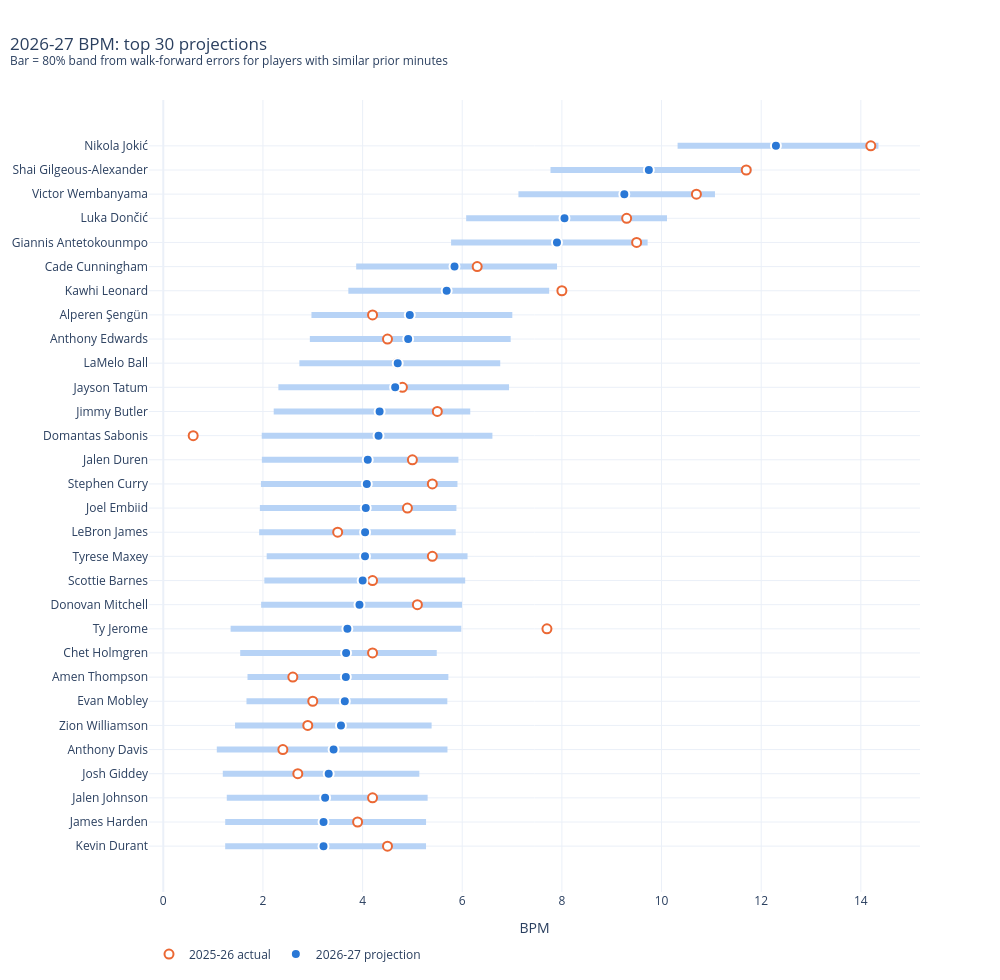
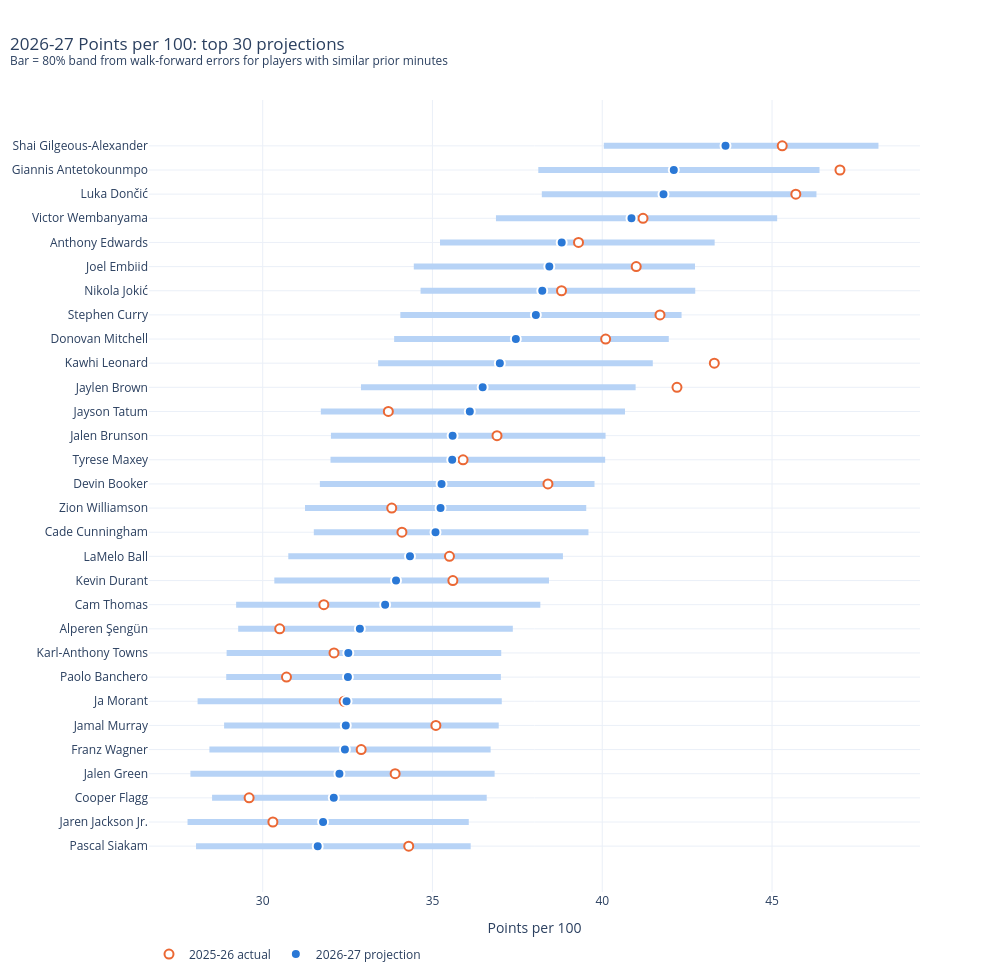
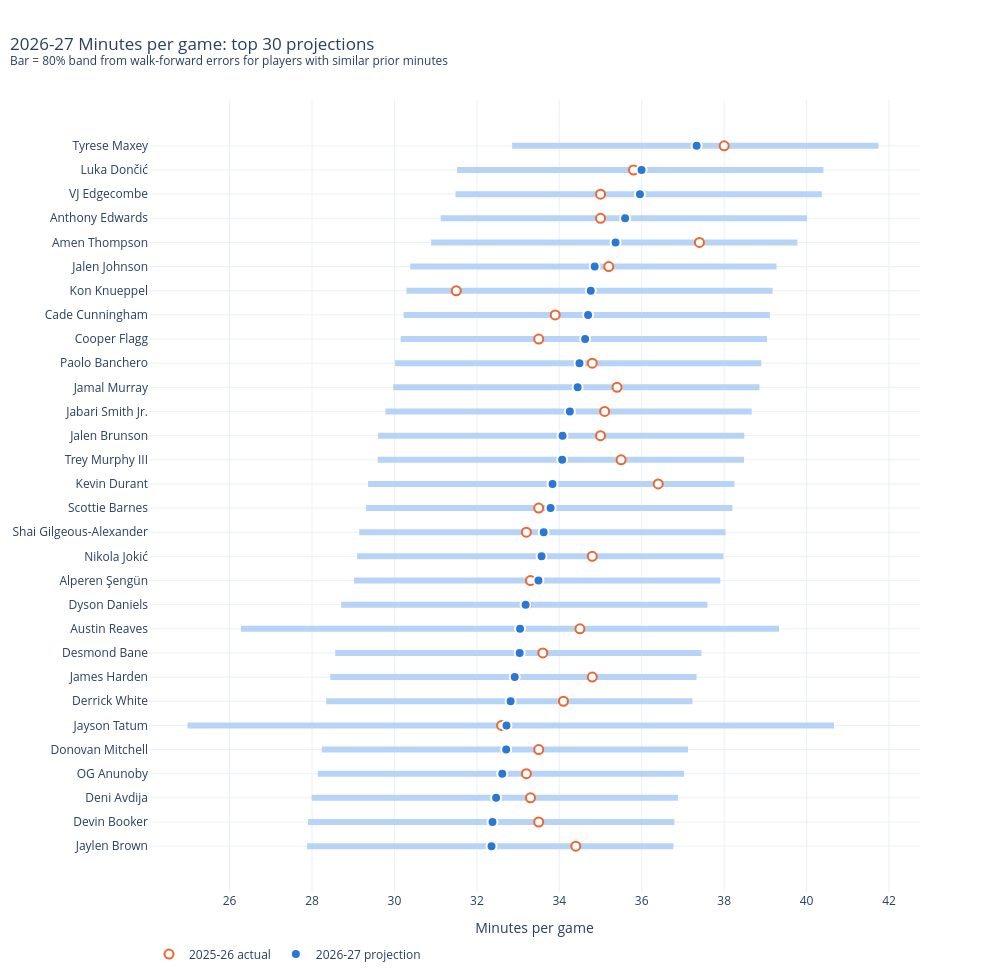

The notebook cell saved with these charts, in order:
### Markdown cell above
## 2026-27 projections

### Code cell
proj = project(frame, seasons, 2027, walk_forward_preds=preds)
for target in ["bpm", "pts_per_100", "mp_per_g"]:
    plot_projection_bands(proj, target).show()

### Figure 1 — Plotly figure (JSON) as saved in the notebook; plotly's stock layout.template omitted (floating-point values rounded to 4 significant figures)
{"data": [{"error_x": {"array": [0.0, 0.0, 0.0, 0.0, 0.0, 0.0, 0.0, 0.0, 0.0, 0.0, 0.0, 0.0, 0.0, 0.0, 0.0, 0.0, 0.0, 0.0, 0.0, 0.0, 0.0, 0.0, 0.0, 0.0, 0.0, 0.0, 0.0, 0.0, 0.0, 0.0], "arrayminus": [4.031, 4.031, 4.031, 3.945, 4.629, 3.945, 4.031, 4.031, 3.945, 4.629, 4.031, 4.031, 4.031, 3.945, 3.945, 3.945, 3.945, 4.629, 3.945, 4.629, 4.031, 4.031, 4.031, 4.031, 4.031, 3.945, 4.031, 3.945, 4.031, 4.031], "color": "#b7d3f6", "symmetric": false, "thickness": 6, "type": "data", "width": 0}, "hoverinfo": "skip", "marker": {"color": "rgba(0,0,0,0)", "size": 0.1}, "mode": "markers", "showlegend": false, "type": "scatter", "x": [5.273, 5.274, 5.306, 5.139, 5.704, 5.385, 5.701, 5.722, 5.489, 5.981, 5.995, 6.059, 6.106, 5.87, 5.883, 5.904, 5.923, 6.606, 6.161, 6.939, 6.763, 6.972, 7.005, 7.745, 7.903, 9.721, 10.11, 11.07, 11.8, 14.35], "y": ["Kevin Durant", "James Harden", "Jalen Johnson", "Josh Giddey", "Anthony Davis", "Zion Williamson", "Evan Mobley", "Amen Thompson", "Chet Holmgren", "Ty Jerome", "Donovan Mitchell", "Scottie Barnes", "Tyrese Maxey", "LeBron James", "Joel Embiid", "Stephen Curry", "Jalen Duren", "Domantas Sabonis", "Jimmy Butler", "Jayson Tatum", "LaMelo Ball", "Anthony Edwards", "Alperen Şengün", "Kawhi Leonard", "Cade Cunningham", "Giannis Antetokounmpo", "Luka Dončić", "Victor Wembanyama", "Shai Gilgeous-Alexander", "Nikola Jokić"]}, {"hovertemplate": "<b>%{y}</b><br>2025-26: %{x:.1f}<extra></extra>", "marker": {"color": "white", "line": {"color": "#eb6834", "width": 2}, "size": 9}, "mode": "markers", "name": "2025-26 actual", "type": "scatter", "x": [4.5, 3.9, 4.2, 2.7, 2.4, 2.9, 3.0, 2.6, 4.2, 7.7, 5.1, 4.2, 5.4, 3.5, 4.9, 5.4, 5.0, 0.6, 5.5, 4.8, 4.7, 4.5, 4.2, 8.0, 6.3, 9.5, 9.3, 10.7, 11.7, 14.2], "y": ["Kevin Durant", "James Harden", "Jalen Johnson", "Josh Giddey", "Anthony Davis", "Zion Williamson", "Evan Mobley", "Amen Thompson", "Chet Holmgren", "Ty Jerome", "Donovan Mitchell", "Scottie Barnes", "Tyrese Maxey", "LeBron James", "Joel Embiid", "Stephen Curry", "Jalen Duren", "Domantas Sabonis", "Jimmy Butler", "Jayson Tatum", "LaMelo Ball", "Anthony Edwards", "Alperen Şengün", "Kawhi Leonard", "Cade Cunningham", "Giannis Antetokounmpo", "Luka Dončić", "Victor Wembanyama", "Shai Gilgeous-Alexander", "Nikola Jokić"]}, {"customdata": [[1.242, 5.273, 38.0], [1.243, 5.274, 37.0], [1.275, 5.306, 25.0], [1.194, 5.139, 24.0], [1.074, 5.704, 33.0], [1.441, 5.385, 26.0], [1.67, 5.701, 25.0], [1.69, 5.722, 24.0], [1.544, 5.489, 24.0], [1.351, 5.981, 29.0], [1.964, 5.995, 30.0], [2.028, 6.059, 25.0], [2.075, 6.106, 26.0], [1.925, 5.87, 42.0], [1.939, 5.883, 32.0], [1.96, 5.904, 38.0], [1.979, 5.923, 23.0], [1.976, 6.606, 30.0], [2.216, 6.161, 37.0], [2.31, 6.939, 28.0], [2.731, 6.763, 25.0], [2.941, 6.972, 25.0], [2.974, 7.005, 24.0], [3.714, 7.745, 35.0], [3.872, 7.903, 25.0], [5.776, 9.721, 32.0], [6.079, 10.11, 27.0], [7.128, 11.07, 23.0], [7.772, 11.8, 28.0], [10.32, 14.35, 31.0]], "hovertemplate": "<b>%{y}</b> (age %{customdata[2]:.0f})<br>Projection %{x:.1f}<br>80% band %{customdata[0]:.1f} to %{customdata[1]:.1f}<extra></extra>", "marker": {"color": "#2a78d6", "line": {"color": "white", "width": 2}, "size": 10}, "mode": "markers", "name": "2026-27 projection", "type": "scatter", "x": [3.216, 3.216, 3.248, 3.32, 3.418, 3.566, 3.643, 3.664, 3.669, 3.695, 3.938, 4.002, 4.049, 4.05, 4.064, 4.085, 4.104, 4.32, 4.342, 4.654, 4.705, 4.915, 4.947, 5.688, 5.845, 7.902, 8.052, 9.253, 9.745, 12.3], "y": ["Kevin Durant", "James Harden", "Jalen Johnson", "Josh Giddey", "Anthony Davis", "Zion Williamson", "Evan Mobley", "Amen Thompson", "Chet Holmgren", "Ty Jerome", "Donovan Mitchell", "Scottie Barnes", "Tyrese Maxey", "LeBron James", "Joel Embiid", "Stephen Curry", "Jalen Duren", "Domantas Sabonis", "Jimmy Butler", "Jayson Tatum", "LaMelo Ball", "Anthony Edwards", "Alperen Şengün", "Kawhi Leonard", "Cade Cunningham", "Giannis Antetokounmpo", "Luka Dončić", "Victor Wembanyama", "Shai Gilgeous-Alexander", "Nikola Jokić"]}], "layout": {"height": 980, "hoverlabel": {"bgcolor": "white"}, "legend": {"orientation": "h", "x": 0, "y": -0.06}, "title": {"text": "2026-27 BPM: top 30 projections<br><sup>Bar = 80% band from walk-forward errors for players with similar prior minutes</sup>", "x": 0.01}, "width": 1000, "xaxis": {"title": {"text": "BPM"}}}}

### Figure 2 — Plotly figure (JSON) as saved in the notebook; plotly's stock layout.template omitted (floating-point values rounded to 4 significant figures)
{"data": [{"error_x": {"array": [0.0, 0.0, 0.0, 0.0, 0.0, 0.0, 0.0, 0.0, 0.0, 0.0, 0.0, 0.0, 0.0, 0.0, 0.0, 0.0, 0.0, 0.0, 0.0, 0.0, 0.0, 0.0, 0.0, 0.0, 0.0, 0.0, 0.0, 0.0, 0.0, 0.0], "arrayminus": [8.088, 8.282, 8.088, 8.958, 8.282, 8.088, 8.958, 8.088, 8.088, 8.088, 8.958, 8.088, 8.088, 8.088, 8.282, 8.088, 8.088, 8.088, 8.958, 8.088, 8.088, 8.088, 8.282, 8.088, 8.282, 8.088, 8.282, 8.088, 8.282, 8.088], "color": "#b7d3f6", "symmetric": false, "thickness": 6, "type": "data", "width": 0}, "hoverinfo": "skip", "marker": {"color": "rgba(0,0,0,0)", "size": 0.1}, "mode": "markers", "showlegend": false, "type": "scatter", "x": [36.12, 36.07, 36.6, 36.83, 36.71, 36.95, 37.04, 37.01, 37.02, 37.37, 38.18, 38.43, 38.84, 39.59, 39.53, 39.77, 40.08, 40.1, 40.67, 40.98, 41.49, 41.96, 42.34, 42.74, 42.73, 43.31, 45.15, 46.31, 46.4, 48.13], "y": ["Pascal Siakam", "Jaren Jackson Jr.", "Cooper Flagg", "Jalen Green", "Franz Wagner", "Jamal Murray", "Ja Morant", "Paolo Banchero", "Karl-Anthony Towns", "Alperen Şengün", "Cam Thomas", "Kevin Durant", "LaMelo Ball", "Cade Cunningham", "Zion Williamson", "Devin Booker", "Tyrese Maxey", "Jalen Brunson", "Jayson Tatum", "Jaylen Brown", "Kawhi Leonard", "Donovan Mitchell", "Stephen Curry", "Nikola Jokić", "Joel Embiid", "Anthony Edwards", "Victor Wembanyama", "Luka Dončić", "Giannis Antetokounmpo", "Shai Gilgeous-Alexander"]}, {"hovertemplate": "<b>%{y}</b><br>2025-26: %{x:.1f}<extra></extra>", "marker": {"color": "white", "line": {"color": "#eb6834", "width": 2}, "size": 9}, "mode": "markers", "name": "2025-26 actual", "type": "scatter", "x": [34.3, 30.3, 29.6, 33.9, 32.9, 35.1, 32.4, 30.7, 32.1, 30.5, 31.8, 35.6, 35.5, 34.1, 33.8, 38.4, 35.9, 36.9, 33.7, 42.2, 43.3, 40.1, 41.7, 38.8, 41.0, 39.3, 41.2, 45.7, 47.0, 45.3], "y": ["Pascal Siakam", "Jaren Jackson Jr.", "Cooper Flagg", "Jalen Green", "Franz Wagner", "Jamal Murray", "Ja Morant", "Paolo Banchero", "Karl-Anthony Towns", "Alperen Şengün", "Cam Thomas", "Kevin Durant", "LaMelo Ball", "Cade Cunningham", "Zion Williamson", "Devin Booker", "Tyrese Maxey", "Jalen Brunson", "Jayson Tatum", "Jaylen Brown", "Kawhi Leonard", "Donovan Mitchell", "Stephen Curry", "Nikola Jokić", "Joel Embiid", "Anthony Edwards", "Victor Wembanyama", "Luka Dončić", "Giannis Antetokounmpo", "Shai Gilgeous-Alexander"]}, {"customdata": [[28.04, 36.12, 32.0], [27.79, 36.07, 27.0], [28.51, 36.6, 20.0], [27.87, 36.83, 24.0], [28.43, 36.71, 25.0], [28.86, 36.95, 29.0], [28.08, 37.04, 27.0], [28.93, 37.01, 24.0], [28.94, 37.02, 31.0], [29.28, 37.37, 24.0], [29.22, 38.18, 25.0], [30.34, 38.43, 38.0], [30.75, 38.84, 25.0], [31.51, 39.59, 25.0], [31.25, 39.53, 26.0], [31.68, 39.77, 30.0], [32.0, 40.08, 26.0], [32.01, 40.1, 30.0], [31.71, 40.67, 28.0], [32.89, 40.98, 30.0], [33.4, 41.49, 35.0], [33.87, 41.96, 30.0], [34.05, 42.34, 38.0], [34.65, 42.74, 31.0], [34.45, 42.73, 32.0], [35.22, 43.31, 25.0], [36.87, 45.15, 23.0], [38.22, 46.31, 27.0], [38.12, 46.4, 32.0], [40.05, 48.13, 28.0]], "hovertemplate": "<b>%{y}</b> (age %{customdata[2]:.0f})<br>Projection %{x:.1f}<br>80% band %{customdata[0]:.1f} to %{customdata[1]:.1f}<extra></extra>", "marker": {"color": "#2a78d6", "line": {"color": "white", "width": 2}, "size": 10}, "mode": "markers", "name": "2026-27 projection", "type": "scatter", "x": [31.62, 31.78, 32.09, 32.26, 32.42, 32.45, 32.47, 32.51, 32.52, 32.86, 33.61, 33.93, 34.34, 35.09, 35.24, 35.27, 35.58, 35.59, 36.1, 36.48, 36.98, 37.45, 38.04, 38.23, 38.44, 38.81, 40.86, 41.8, 42.11, 43.63], "y": ["Pascal Siakam", "Jaren Jackson Jr.", "Cooper Flagg", "Jalen Green", "Franz Wagner", "Jamal Murray", "Ja Morant", "Paolo Banchero", "Karl-Anthony Towns", "Alperen Şengün", "Cam Thomas", "Kevin Durant", "LaMelo Ball", "Cade Cunningham", "Zion Williamson", "Devin Booker", "Tyrese Maxey", "Jalen Brunson", "Jayson Tatum", "Jaylen Brown", "Kawhi Leonard", "Donovan Mitchell", "Stephen Curry", "Nikola Jokić", "Joel Embiid", "Anthony Edwards", "Victor Wembanyama", "Luka Dončić", "Giannis Antetokounmpo", "Shai Gilgeous-Alexander"]}], "layout": {"height": 980, "hoverlabel": {"bgcolor": "white"}, "legend": {"orientation": "h", "x": 0, "y": -0.06}, "title": {"text": "2026-27 Points per 100: top 30 projections<br><sup>Bar = 80% band from walk-forward errors for players with similar prior minutes</sup>", "x": 0.01}, "width": 1000, "xaxis": {"title": {"text": "Points per 100"}}}}

### Figure 3 — Plotly figure (JSON) as saved in the notebook; plotly's stock layout.template omitted (floating-point values rounded to 4 significant figures)
{"data": [{"error_x": {"array": [0.0, 0.0, 0.0, 0.0, 0.0, 0.0, 0.0, 0.0, 0.0, 0.0, 0.0, 0.0, 0.0, 0.0, 0.0, 0.0, 0.0, 0.0, 0.0, 0.0, 0.0, 0.0, 0.0, 0.0, 0.0, 0.0, 0.0, 0.0, 0.0, 0.0], "arrayminus": [8.887, 8.887, 8.887, 8.887, 8.887, 15.69, 8.887, 8.887, 8.887, 13.06, 8.887, 8.887, 8.887, 8.887, 8.887, 8.887, 8.887, 8.887, 8.887, 8.887, 8.887, 8.887, 8.887, 8.887, 8.887, 8.887, 8.887, 8.887, 8.887, 8.887], "color": "#b7d3f6", "symmetric": false, "thickness": 6, "type": "data", "width": 0}, "hoverinfo": "skip", "marker": {"color": "rgba(0,0,0,0)", "size": 0.1}, "mode": "markers", "showlegend": false, "type": "scatter", "x": [36.77, 36.79, 36.88, 37.03, 37.12, 40.67, 37.23, 37.33, 37.45, 39.33, 37.59, 37.91, 37.98, 38.03, 38.2, 38.25, 38.48, 38.49, 38.67, 38.86, 38.9, 39.04, 39.11, 39.18, 39.27, 39.78, 40.01, 40.37, 40.41, 41.74], "y": ["Jaylen Brown", "Devin Booker", "Deni Avdija", "OG Anunoby", "Donovan Mitchell", "Jayson Tatum", "Derrick White", "James Harden", "Desmond Bane", "Austin Reaves", "Dyson Daniels", "Alperen Şengün", "Nikola Jokić", "Shai Gilgeous-Alexander", "Scottie Barnes", "Kevin Durant", "Trey Murphy III", "Jalen Brunson", "Jabari Smith Jr.", "Jamal Murray", "Paolo Banchero", "Cooper Flagg", "Cade Cunningham", "Kon Knueppel", "Jalen Johnson", "Amen Thompson", "Anthony Edwards", "VJ Edgecombe", "Luka Dončić", "Tyrese Maxey"]}, {"hovertemplate": "<b>%{y}</b><br>2025-26: %{x:.1f}<extra></extra>", "marker": {"color": "white", "line": {"color": "#eb6834", "width": 2}, "size": 9}, "mode": "markers", "name": "2025-26 actual", "type": "scatter", "x": [34.4, 33.5, 33.3, 33.2, 33.5, 32.6, 34.1, 34.8, 33.6, 34.5, 33.2, 33.3, 34.8, 33.2, 33.5, 36.4, 35.5, 35.0, 35.1, 35.4, 34.8, 33.5, 33.9, 31.5, 35.2, 37.4, 35.0, 35.0, 35.8, 38.0], "y": ["Jaylen Brown", "Devin Booker", "Deni Avdija", "OG Anunoby", "Donovan Mitchell", "Jayson Tatum", "Derrick White", "James Harden", "Desmond Bane", "Austin Reaves", "Dyson Daniels", "Alperen Şengün", "Nikola Jokić", "Shai Gilgeous-Alexander", "Scottie Barnes", "Kevin Durant", "Trey Murphy III", "Jalen Brunson", "Jabari Smith Jr.", "Jamal Murray", "Paolo Banchero", "Cooper Flagg", "Cade Cunningham", "Kon Knueppel", "Jalen Johnson", "Amen Thompson", "Anthony Edwards", "VJ Edgecombe", "Luka Dončić", "Tyrese Maxey"]}, {"customdata": [[27.88, 36.77, 30.0], [27.9, 36.79, 30.0], [27.99, 36.88, 26.0], [28.14, 37.03, 29.0], [28.24, 37.12, 30.0], [24.98, 40.67, 28.0], [28.34, 37.23, 32.0], [28.44, 37.33, 37.0], [28.56, 37.45, 28.0], [26.28, 39.33, 28.0], [28.71, 37.59, 23.0], [29.02, 37.91, 24.0], [29.09, 37.98, 31.0], [29.15, 38.03, 28.0], [29.31, 38.2, 25.0], [29.36, 38.25, 38.0], [29.59, 38.48, 26.0], [29.6, 38.49, 30.0], [29.78, 38.67, 23.0], [29.97, 38.86, 29.0], [30.01, 38.9, 24.0], [30.15, 39.04, 20.0], [30.22, 39.11, 25.0], [30.29, 39.18, 21.0], [30.38, 39.27, 25.0], [30.89, 39.78, 24.0], [31.12, 40.01, 25.0], [31.48, 40.37, 21.0], [31.52, 40.41, 27.0], [32.86, 41.74, 26.0]], "hovertemplate": "<b>%{y}</b> (age %{customdata[2]:.0f})<br>Projection %{x:.1f}<br>80% band %{customdata[0]:.1f} to %{customdata[1]:.1f}<extra></extra>", "marker": {"color": "#2a78d6", "line": {"color": "white", "width": 2}, "size": 10}, "mode": "markers", "name": "2026-27 projection", "type": "scatter", "x": [32.36, 32.38, 32.47, 32.62, 32.71, 32.72, 32.82, 32.92, 33.04, 33.05, 33.18, 33.49, 33.57, 33.62, 33.79, 33.84, 34.07, 34.08, 34.26, 34.44, 34.49, 34.63, 34.7, 34.76, 34.86, 35.36, 35.6, 35.96, 36.0, 37.33], "y": ["Jaylen Brown", "Devin Booker", "Deni Avdija", "OG Anunoby", "Donovan Mitchell", "Jayson Tatum", "Derrick White", "James Harden", "Desmond Bane", "Austin Reaves", "Dyson Daniels", "Alperen Şengün", "Nikola Jokić", "Shai Gilgeous-Alexander", "Scottie Barnes", "Kevin Durant", "Trey Murphy III", "Jalen Brunson", "Jabari Smith Jr.", "Jamal Murray", "Paolo Banchero", "Cooper Flagg", "Cade Cunningham", "Kon Knueppel", "Jalen Johnson", "Amen Thompson", "Anthony Edwards", "VJ Edgecombe", "Luka Dončić", "Tyrese Maxey"]}], "layout": {"height": 980, "hoverlabel": {"bgcolor": "white"}, "legend": {"orientation": "h", "x": 0, "y": -0.06}, "title": {"text": "2026-27 Minutes per game: top 30 projections<br><sup>Bar = 80% band from walk-forward errors for players with similar prior minutes</sup>", "x": 0.01}, "width": 1000, "xaxis": {"title": {"text": "Minutes per game"}}}}
